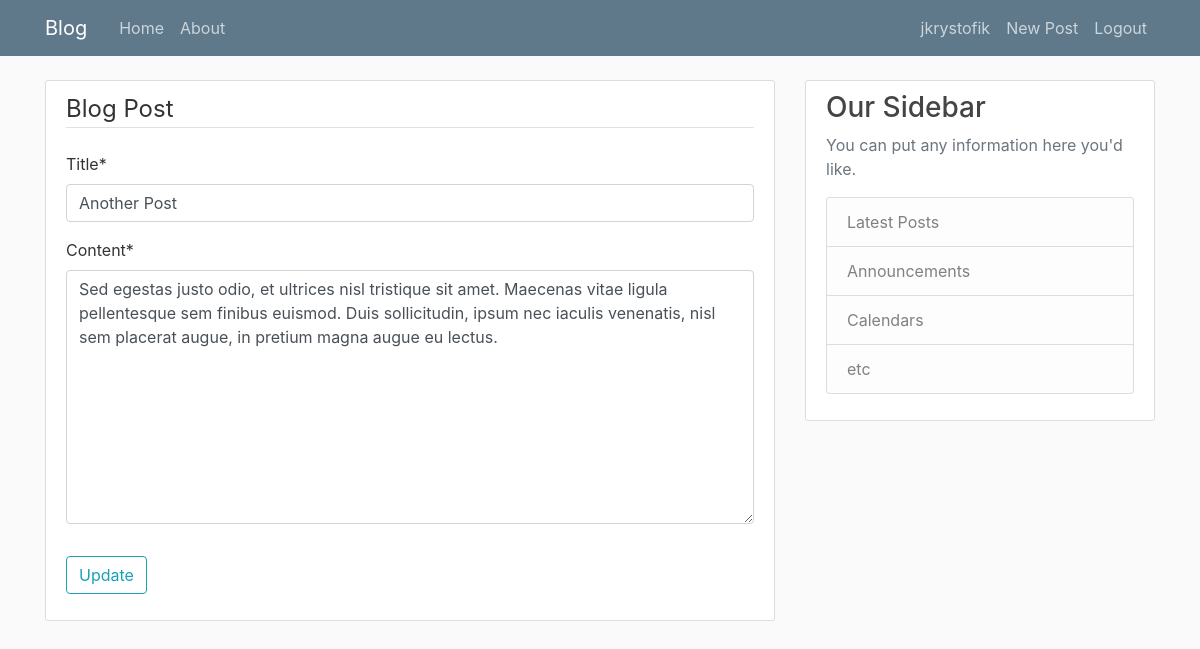
Screenshot of /post/14/update/ (signed in) with the database file from the repository.
### blog/models.py (models this page shows, shortened)
class BlogPost(models.Model):
    author = models.ForeignKey(User, on_delete=models.CASCADE)
    date_posted = models.DateField(default=timezone.now)
    time_posted = models.TimeField(default=timezone.now)
    title = models.CharField(max_length=100)
    content = models.TextField()

### blog/views.py (the view, shortened to what this page needs)
# urls.py: path('post/<int:pk>/update/', PostUpdateView.as_view(),
class PostUpdateView(LoginRequiredMixin, UserPassesTestMixin, UpdateView):
    model = BlogPost
    fields = ['title', 'content']
    template_name = 'post_update.html'
    def test_func(self):
        post = self.get_object()
        if self.request.user == post.author:
            return True
        return False

### blog/templates/post_update.html (shortened to what this page needs)
{% extends 'site_base.html' %}
{% load crispy_forms_tags %}
{% block content %}
    <div class="content-section">
        <form method="POST">
            <fieldset class="form-group">
                <legend class="border-bottom mb-4">Blog Post</legend>
                {{ form|crispy }}
            </fieldset>
            <div class="form-group">
                <button class="btn btn-outline-info" type="submit">Update</button>
            </div>
        </form>
    </div>
{% endblock content %}

### blog/templates/site_base.html (shortened to what this page needs)
{% load static %}
<!DOCTYPE html>
<html lang="en">
  <head>
    <link rel="stylesheet" href="https://maxcdn.bootstrapcdn.com/bootstrap/4.0.0/css/bootstrap.min.css">
    <link rel="stylesheet" type="text/css" href="{% static 'css/blog.css' %}"></link>
  </head>
  <body>
    <header class="site-header">
        <nav class="navbar navbar-expand-md navbar-dark bg-steel fixed-top">
            <div class="container">
                <a class="navbar-brand mr-4" href="{% url 'blog-home' %}">Blog</a>
                <div class="collapse navbar-collapse" id="navbarToggle">
                    <div class="navbar-nav mr-auto">
                        <a class="nav-item nav-link" href="{% url 'blog-home' %}">Home</a>
                        <a class="nav-item nav-link" href="{% url 'blog-about' %}">About</a>
                    </div>
                    <div class="navbar-nav">
                        {% if user.is_authenticated %}
                            <a class="nav-item nav-link" href="{% url 'user-profile' %}">{{ user.username }}</a>
                            <a class="nav-item nav-link" href="{% url 'post-create' %}">New Post</a>
                            <a class="nav-item nav-link" href="{% url 'logout' %}">Logout</a>
                        {% else %}
                            <a class="nav-item nav-link" href="{% url 'login' %}">Login</a>
                            <a class="nav-item nav-link" href="{% url 'user-reg' %}">Register</a>
                        {% endif %}
                    </div>
                </div>
            </div>
        </nav>
    </header>
    <main role="main" class="container">
        <div class="row">
            <div class="col-md-8">
                {% block content %}{% endblock %}
            </div>
            <div class="col-md-4">
                <div class="content-section">
                    <h3 id="test">Our Sidebar</h3>
                    <p class='text-muted'>You can put any information here you'd like.
                        <ul class="list-group">
                            <li class="list-group-item list-group-item-light">Latest Posts</li>
                            <li class="list-group-item list-group-item-light">Announcements</li>
                            <li class="list-group-item list-group-item-light">Calendars</li>
                            <li class="list-group-item list-group-item-light">etc</li>
                        </ul>
                    </p>
                </div>
            </div>
        </div>
    </main>
  </body>
</html>

### blog/static/css/blog.css (style rules this page uses)
body { background: #fafafa; color: #333333; margin-top: 5rem; }
h1, h2, h3, h4, h5, h6 { color: #444444; }
ul { margin: 0; }
.bg-steel { background-color: #5f788a; }
.site-header .navbar-nav .nav-link { color: #cbd5db; }
.content-section { background: #ffffff; padding: 10px 20px; border: 1px solid #dddddd; border-radius: 3px; margin-bottom: 20px; }

### rows the page displays
BlogPost: title "Another Post", content "Sed egestas justo odio, et ultrices nisl tristique sit amet. Maecenas vitae ligula pellentesque sem finibus euismod. Duis sollicitudin, ipsum nec iaculis venenatis, nisl sem placerat augue, in pretium magna augue eu lectus."

### other values shown
{{ user.username }} "jkrystofik"
